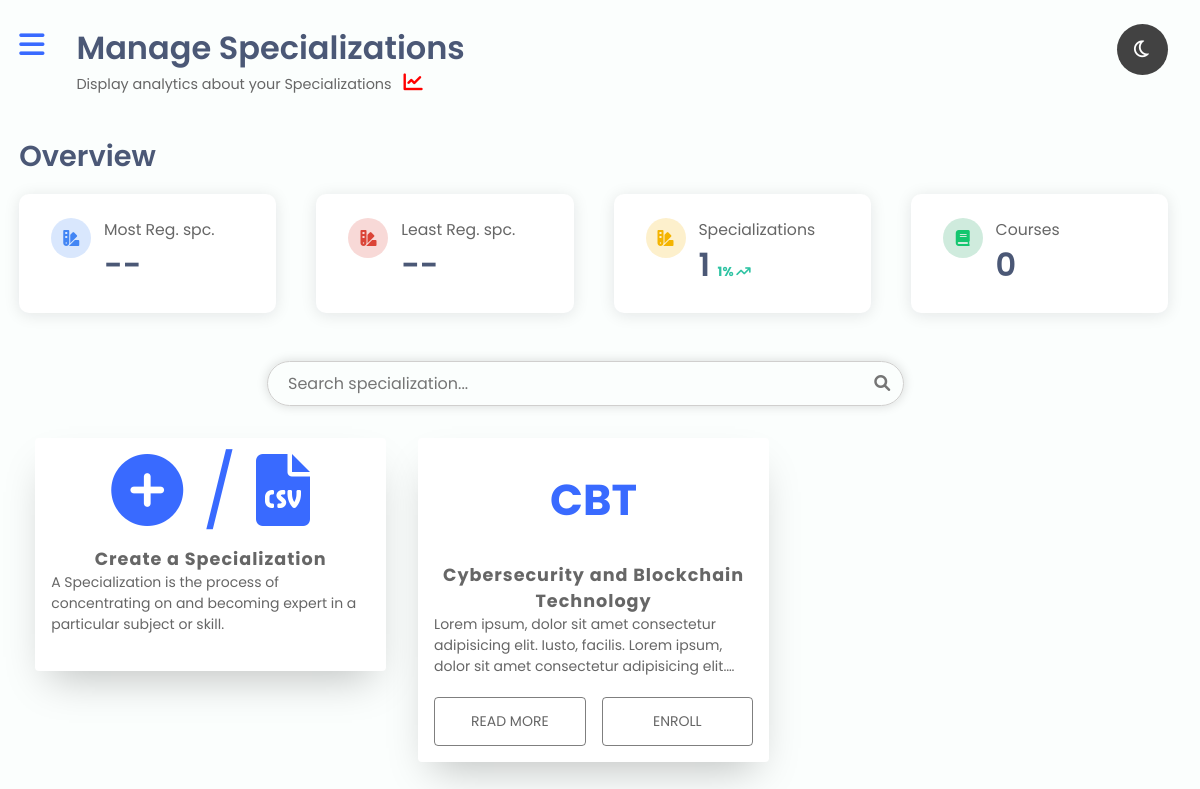
The app's page /specialization/manage_specializations/ (signed in) with its own data.
### akira_apps/specialization/models.py (models this page shows, shortened)
class SpecializationsMC(models.Model):
    BRANCH_CHOICES = [
        ("","Branch Name"),
        ("Computer Science and Engineering","Computer Science and Engineering"),
        ("Aerospace/aeronautical Engineering","Aerospace/aeronautical Engineering"),
        ("Chemical Engineering","Chemical Engineering"),
        ("Civil Engineering","Civil Engineering"),
        ("Electronics and Communications Engineering","Electronics and Communications Engineering"),
        ("Electrical and Electronics Engineering","Electrical and Electronics Engineering"),
        ("Petroleum Engineering","Petroleum Engineering"),
        ("Bio Technology","Bio Technology"),
        ("Mechanical Engineering","Mechanical Engineering"),
    ]
    id = models.UUIDField(primary_key = True, unique = True, default = uuid.uuid4, editable = False)
    specialization_name = models.CharField(max_length = 50, unique = True)
    specialization_short_info = models.TextField(max_length = 100, default="Start your path to a career in project management. No degree or experience is required.")
    specialization_wywl = models.TextField(max_length = 500, default="WHAT YOU WILL LEARN")
    specialization_sywg = models.TextField(max_length = 500, default="SKILLS YOU WILL GAIN")
    specialization_desc = models.TextField(max_length = 500, default="Description of the Specialization")
    specialization_faculty = models.ForeignKey(User, on_delete=models.SET_NULL, blank=True, null=True)
    branch = models.CharField(max_length = 50, choices = BRANCH_CHOICES, default=1)
    capacity = models.IntegerField(default=0)

### akira_apps/super_admin/decorators.py (the view)
        def wrapper_func(request, *args, **kwargs):
            group = None
            if request.user.groups.exists():
                group = request.user.groups.all()[0].name
            if group in allowed_roles:
                return view_func(request, *args, **kwargs)
            else:
                return HttpResponse("Looks Like You Have Lost Your Way...!")

### akira_apps/academic/forms.py
class BranchForm(forms.Form):
    BRANCH_CHOICES = [
        ("","Branch Name"),
        ("Computer Science and Engineering","Computer Science and Engineering"),
        ("Aerospace/aeronautical Engineering","Aerospace/aeronautical Engineering"),
        ("Chemical Engineering","Chemical Engineering"),
        ("Civil Engineering","Civil Engineering"),
        ("Electronics and Communications Engineering","Electronics and Communications Engineering"),
        ("Electrical and Electronics Engineering","Electrical and Electronics Engineering"),
        ("Petroleum Engineering","Petroleum Engineering"),
        ("Bio Technology","Bio Technology"),
        ("Mechanical Engineering","Mechanical Engineering"),
    ]
    branch = forms.ChoiceField(choices = BRANCH_CHOICES)

### akira_apps/academic/models.py (called while the page is built)
    def __str__(self):
        return '%s %s' % (self.mode, self.start_year.year)

### akira_apps/specialization/views.py (called while the page is built)
@login_required(login_url=settings.LOGIN_URL)
@allowed_users(allowed_roles=['Administrator', 'Head of the Department'])
def manage_specializations(request):
    specializations = SpecializationsMC.objects.all()
    courses = CourseMC.objects.all()
    faculty_list = User.objects.all()
    branch_list = BranchForm()
    semester_list = Semester.objects.all()
    context = {
        "specializations":specializations,
        "courses":courses,
        "faculty_list":faculty_list,
        "branch_list":branch_list,
        "semester_list":semester_list,
    }
    return render(request, 'specialization/manage_specializations.html', context)

### akira_apps/staff/templatetags/first_letter_word.py (called while the page is built)
@register.filter
def first_letter_word(value):
    lst = value.split(" ")
    chindex=1
    arr = []
    if "and" in lst:
        lst.remove("and")
    for letter in lst:
        if chindex==1:
            arr.append(letter[0].upper().strip("&"))
        else:
            arr.append(letter)
    out = "".join(arr)
    return out

### akira_apps/staff/templatetags/user_group.py (called while the page is built)
@register.filter
def user_group(value):
    user = User.objects.get(username=value)
    groupList = ', '.join(map(str, user.groups.all()))
    return groupList

### akira_apps/specialization/templates/specialization/manage_specializations.html (shortened to what this page needs)
{% extends 'side_panel-navbar_dashboard.html' %}
{% load static %}
{% load first_letter_word %}
{% block content %}
{% block analytics-text %}
<h1>Manage Specializations</h1>
<p>Display analytics about your Specializations <span class="fas fa-chart-line"></span> </p>
{% endblock %}
{% block analytic-overview %}
<section>
  <h3 class="section-head">Overview</h3>
</section>
<div class="analytics">
  <div class="analytic">
      <div class="analytic-icon">
          <span class="fas fa-swatchbook"></span>
      </div>
      <div class="analytic-info">
          <h4>Most Reg. spc.</h4>
          <h1>--</h1>
      </div>
  </div>
  <div class="analytic">
    <div class="analytic-icon">
        <span class="fas fa-swatchbook"></span>
    </div>
    <div class="analytic-info">
        <h4>Least Reg. spc.</h4>
        <h1>--</h1>
    </div>
  </div>
  <div class="analytic">
      <div class="analytic-icon">
          <span class="fas fa-swatchbook"></span>
      </div>
      <div class="analytic-info">
          <h4>Specializations</h4>
          <h1>{{ specializations|length }} <small class="text-success">1% <i class="fa-solid fa-arrow-trend-up"></i></small></h1>
      </div>
  </div>
  <div class="analytic">
    <div class="analytic-icon">
        <span class="fas fa-book"></span>
    </div>
    <div class="analytic-info">
        <h4>Courses</h4>
        <h1>{{ courses|length }}</h1>
    </div>
  </div>
</div>
{% endblock %}
{% block manage-specializations %}
<div class="search-box-container">
  <form action="{% url 'search_specialization' %}" method="POST" class="form-elements">
    <input type="text" name="search-specialization" id="search-bar" placeholder="Search specialization..." autocomplete="off" required>
    <button type="submit" class="search-icon"><i class="fa-solid fa-magnifying-glass"></i></button>
  </form>
</div>
<div class="course-container">
  <ul class="courses">
    <li class="courses_item">
      <div class="course">
        <div class="course_image">
          <span id="showFormCreateSpecialization" class="fa-solid fa-circle-plus"></span>
          /
          <span class="fa-solid fa-file-csv"></span>
        </div>
        <div class="course_content">
          <h2 class="course_title">Create a Specialization</h2>
          <p class="course_text">A Specialization is the process of concentrating on and becoming expert in a particular subject or skill.</p>
        </div>
      </div>
    </li>
    {% for i in specializations %}
    <li class="courses_item">
      <div class="course">
        <div class="course_image">
          <h1 class="course-short_title">{{ i.specialization_name|first_letter_word }} </h1>
        </div>
        <div class="course_content">
          <h2 class="course_title">{{ i.specialization_name }}</h2>
          <p class="course_text">{{ i.specialization_desc }}</p>
          <div class="course-buttons">
            <button class="readMoreCoursebtn course_btn" onclick="document.location='{% url 'view_specialization' i.specialization_name %}'" >Read More</button>
            <button class="enrollCoursebtn course_btn">Enroll</button>
          </div>
        </div>
      </div>
    </li>
    {% endfor %}
  </ul>
</div>
{% endblock %}
{% endblock %}

### static/styles/dashboard.css (style rules this page uses)
:root { --bg: #fbfefd; --main-accent: #e9eefd; --main-text: #4b5876; --shadow: rgba(17, 17, 26, 0.1) 0px 2px 16px; --theme-color: #424242; --card-color: #FFF; --large-text-color: #4b5876; --normal-text-color: #666; --close-menu-icon: #616161; --brand-color: #7c3aed; --icons-color: #396aff; --color-main: #396aff; --anchor-tag-color: #0000ee; --border-anchor-backup-codes: #00000045; --security-button-color: #e9eefd; --graph-p-bg-color: #d1d1d152; --graph-p-color: #3d3d3d; --topButton-color: #202124; --topButton-bg-color: rgba(95,99,104,.04); --course-btn-border-color: 1px solid #00000080; --share-button-color: #0f9d5833; --share-color-main: #14c66f; --block-component-card: #FFF; --block-delete-btn-bg: #ffffff; --block-delete-btn-color: #ff0601; }
html { scroll-behavior: smooth; }
body { background: var(--bg); overflow-x: hidden; }
* { padding: 0; margin: 0; text-decoration: none; font-family: 'Poppins', sans-serif; list-style-type: none; box-sizing: border-box; }
.header-title h1 { color: var(--large-text-color); font-weight: 600; }
.header-title p { color: var(--normal-text-color); font-size: .9rem; }
.header-title p span { color: red; font-size: 1.2rem; display: inline-block; margin-left: .5rem; }
.analytics { display: grid; grid-template-columns: repeat(4, 1fr); grid-gap: 2.5rem; margin-bottom: 3rem; }
.analytic { box-shadow: var(--shadow); background: var(--card-color); padding: 1.5rem; border-radius: 10px; display: flex; padding-left: 2rem; }
.analytic-info h4 { font-weight: 400; color: var(--normal-text-color); font-size: .98rem; }
.analytic-info h1 { color: var(--large-text-color); font-weight: 600; }
.analytic-info h1 small { font-size: .8rem; font-weight: 700; }
.text-success { color: #2ec3a3; }
.analytic:first-child .analytic-icon { background: #4285f433; color: #4285F4; }
.analytic:nth-child(2) .analytic-icon { background: #db443733; color: #DB4437; }
.analytic:nth-child(3) .analytic-icon { background: #f4b40033; color: #F4B400; }
.analytic:nth-child(4) .analytic-icon { background: #0f9d5833; color: #14c66f; }
.analytic-icon { width: 40px; height: 40px; border-radius: 50%; display: grid; place-items: center; margin-right: .8rem; }
.section-head { font-size: 1.8rem; color: var(--large-text-color); font-weight: 600; margin-bottom: 1rem; }
.search-box-container { display: flex; margin-top: 1rem; margin-bottom: 1rem; justify-content: center; }
@media only screen and (min-width: 550px) { input[type="text"]#search-bar { width: 60vh; } }
input[type="text"]#search-bar { height: 45px; padding: 0 40px 0 20px; font-size: 1rem; border: 1px solid #d0cfce; border-radius: 2rem; outline: none; box-shadow: 0 0 11px rgba(0, 0, 0, .15); background: transparent; }
.form-elements { display: flex; align-items: center; }
button.search-icon { background: none; border: none; cursor: pointer; font-size: 1rem; }
.search-icon { position: relative; right: 30px; color: #757575; }
.course-container { max-width: 1200px; margin: 0 auto; }
.course_image { font-size: 4.5rem; text-align: center; color: var(--icons-color); }
.course-short_title { font-size: 2.7rem; margin: 30px 0; }
.course-buttons { display: flex; column-gap: 1rem; }
.readMoreCoursebtn, .enrollCoursebtn { color: var(--normal-text-color); padding: 0.8rem; font-size: 14px; text-transform: uppercase; border-radius: 4px; font-weight: 400; display: block; width: 100%; cursor: pointer; border: var(--course-btn-border-color); background: transparent; transition: .5s; }
.courses { display: flex; flex-wrap: wrap; list-style: none; margin: 0; padding: 0; }
.courses_item { display: flex; padding: 1rem; }
@media (min-width: 40rem) { .courses_item { width: 50%; } }
@media (min-width: 56rem) { .courses_item { width: 33.3333%; } }
.course { background: var(--card-color); border-radius: 0.25rem; box-shadow: 0 20px 40px -14px rgba(0, 0, 0, 0.25); display: flex; flex-direction: column; overflow: hidden; height: fit-content; cursor: pointer; transition: transform .2s; }
.course_content { padding: 0 1rem 1rem 1rem; }
.course_title { color: var(--normal-text-color); font-size: 1.1rem; font-weight: 700; letter-spacing: 1px; text-align: center; margin: 0px; }
.course_text { color: var(--normal-text-color); font-size: 0.875rem; line-height: 1.5; margin-bottom: 1.25rem; font-weight: 400; display: -webkit-box; -webkit-line-clamp: 3; -webkit-box-orient: vertical; overflow: hidden; }

### records on screen
SpecializationsMC: specialization_name|first_letter_word "CBT", specialization_name "Cybersecurity and Blockchain Technology", specialization_desc "Lorem ipsum, dolor sit amet consectetur adipisicing elit. Iusto, facilis. Lorem ipsum, dolor sit amet consectetur adipisicing…"

### other values on screen
{{ specializations|length }} "1"
{{ courses|length }} "0"
